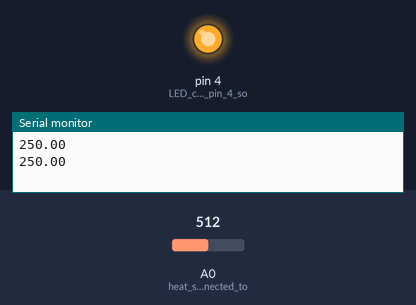
Simulated run of this sketch. Board: Arduino Uno, built with avr-gcc and run on an emulated ATmega328P. Parts: output pins drawn as LEDs (lit = HIGH), the last lines printed to the serial monitor. The test bench sets the inputs (shaded band); at power-on: A0 (heat_sensor_connected_to) = 512.

Above: at 2.8 s.
2.9 s: A0 (heat_sensor_connected_to) set to 57
5.6 s: A0 (heat_sensor_connected_to) set to 45
At 6.3 s:
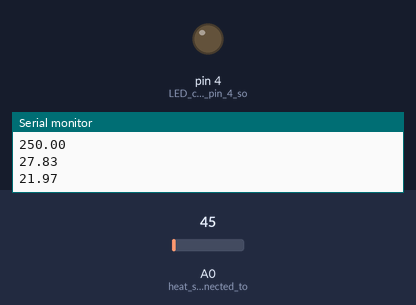
8.3 s: A0 (heat_sensor_connected_to) set to 122
At 10.6 s:
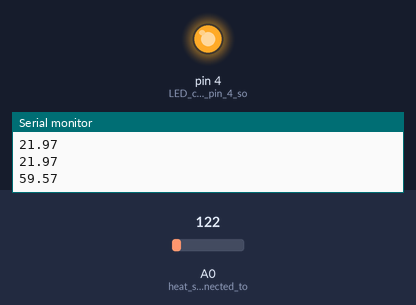
11.5 s: A0 (heat_sensor_connected_to) set to 15
At 13.4 s:
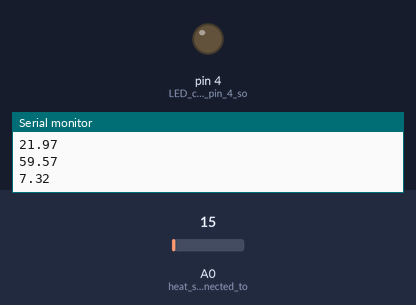
Timing chart, 0 to 14.9 s (numbered marks = the images above; inputs shaded):
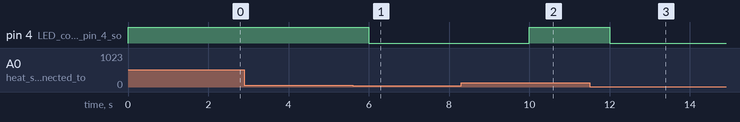

Measured:
- the behaviour switches between 52 and 51 on A0 (heat_sensor_connected_to) (found by bisection; images 0 and 1)
- after the input at 5.6 s, pin 4 (LED_connected_to_pin_4_so): HIGH → LOW after 0.40 s
- after the input at 8.3 s, pin 4 (LED_connected_to_pin_4_so): LOW → HIGH after 1.7 s
- after the input at 11.5 s, pin 4 (LED_connected_to_pin_4_so): HIGH → LOW after 0.50 s

The sketch:

girlsInEnergy.ino
```cpp
void setup() {
  // put your setup code here, to run once:
  pinMode(4, OUTPUT); //LED connected to pin 4 so set as output
  pinMode(A0, INPUT); //heat sensor connected to A0 so set as input
  Serial.begin(9600); //this is used to print out values

}

void loop() {
  // put your main code here, to run repeatedly:
  int rawvoltage = analogRead(A0); //get the value from the sensor connected to pin A0
  float celsius = ((rawvoltage/1024.0) * 5000 / 10); //converts analog signal to temperature
  Serial.println(celsius); //print out celsius to see what the temp is

  if(celsius > 25){

    digitalWrite(4, HIGH); //turn LED connected to pin 4 on
    delay(2000); //wait for 2000 milliseconds

  }else if(celsius <= 25){

    digitalWrite(4,LOW); //turn LED connected to pin 4 off
    delay(2000); //wait for 2000 milliseconds

  }

}
```
